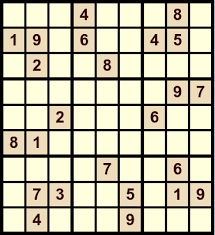
#> input picture opencv/sudoku.png, 215 x 235 px
$ python program19.py
#> lines starting #> are read from the running program, lines starting #| are printed output that depends on the picture
import cv2
import numpy as np

image = cv2.imread('./sudoku.png', cv2.IMREAD_GRAYSCALE)
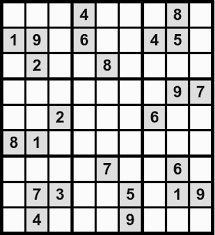
#> image: shape (235, 215); min 0, max 253, mean 186
cv2.imshow("Original", image)

def Eroded():
    for i in (1,2):
        eroded = cv2.erode(image.copy(), None, iterations=i)
        cv2.imshow("Eroded {} times".format(i), eroded)
#> this loop made 2 passes
#> pass 1, in Eroded, `eroded = cv2.erode(image.copy(), None, iterations=i)`:
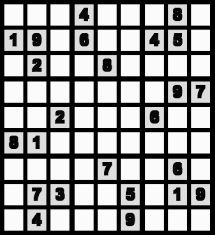
#> eroded: shape (235, 215); min 0, max 251, mean 146.5
#> pass 2, in Eroded, `eroded = cv2.erode(image.copy(), None, iterations=i)`:
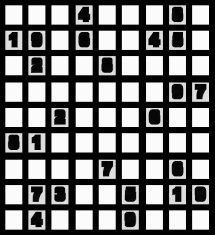
#> eroded: shape (235, 215); min 0, max 251, mean 111.4

def Dilation():
    for i in (1,2):
        eroded = cv2.dilate(image.copy(), None, iterations=i)
        cv2.imshow("Eroded {} times".format(i), eroded)

def Opening():
    kernel = np.ones((3,3), dtype="uint8") # or kernel = cv2.getStructuringElement(cv2.MORPH_RECT, (3,3))
    opened = cv2.morphologyEx(image.copy(), cv2.MORPH_OPEN, kernel)
    cv2.imshow("opened", opened)

def Closing():
    kernel = np.ones((3,3), dtype="uint8") # or kernel = cv2.getStructuringElement(cv2.MORPH_RECT, (3,3))
    closed = cv2.morphologyEx(image.copy(), cv2.MORPH_CLOSE, kernel)
    cv2.imshow("closed", closed)

def Gradient():
    kernel = np.ones((3,3), dtype="uint8") # or kernel = cv2.getStructuringElement(cv2.MORPH_RECT, (3,3))
    closed = cv2.morphologyEx(image.copy(), cv2.MORPH_GRADIENT, kernel)
    cv2.imshow("closed", closed)

def WhiteHat():
    kernel = np.ones((3,3), dtype="uint8") # or kernel = cv2.getStructuringElement(cv2.MORPH_RECT, (3,3))
    closed = cv2.morphologyEx(image.copy(), cv2.MORPH_TOPHAT, kernel)
    cv2.imshow("closed", closed)


Eroded()

cv2.waitKey(0)
cv2.destroyAllWindows()

$ run again, with opencv/bill.png copied over opencv/sudoku.png
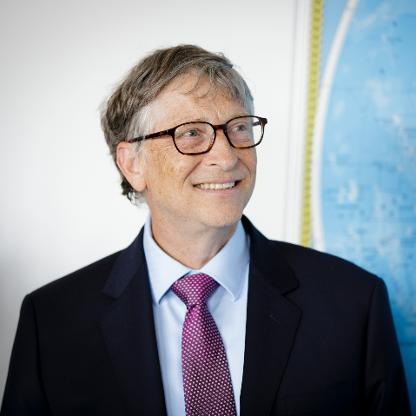
#> input picture opencv/bill.png, 416 x 416 px
#> `image = cv2.imread('./sudoku.png', cv2.IMREAD_GRAYSCALE)`:
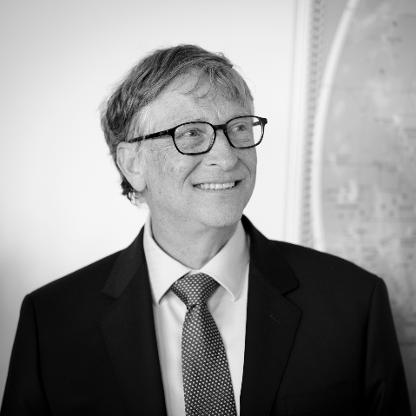
#> image: shape (416, 416); min 0, max 255, mean 144
#> the loop in Eroded, `for i in (1,2):` made 2 passes
#> pass 2, in Eroded, `eroded = cv2.erode(image.copy(), None, iterations=i)`:
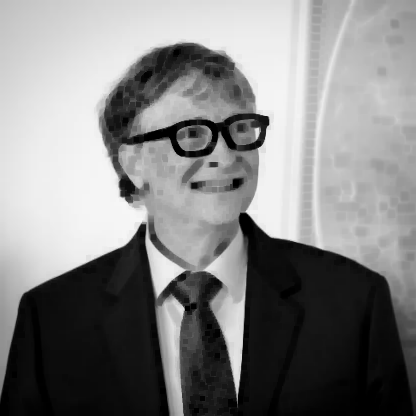
#> eroded: shape (416, 416); min 0, max 246, mean 131.4
